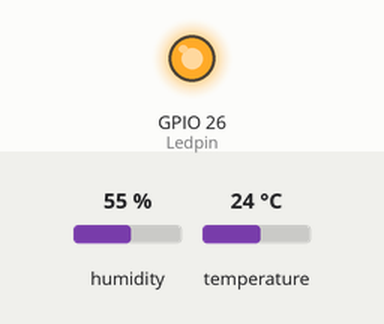
Simulated run of this sketch. Board: ESP32. Shown: output pins drawn as LEDs (lit = HIGH). The test bench sets the inputs (shaded band); at power-on: humidity 55 %, temperature 24 °C. WiFi joins after 1.5 s; servers stay silent unless stated; the local clock reads 2024-03-15 10:24:30 at power-on unless the sketch sets it; what the sketch prints to the serial monitor is not drawn.

Above: at 3.1 s.
At 5.6 s:
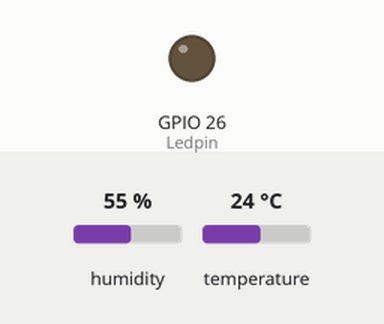
Timing chart, 0 to 8.5 s (numbered marks = the images above):
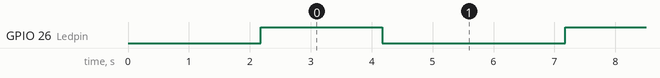

The sketch:

Data_base.ino
```cpp
// (licence header left out)
#include <Arduino.h>
#include <WiFi.h>
#include <Firebase_ESP_Client.h>
#include <Wire.h>
#include <DHT.h>
#include <Adafruit_Sensor.h>
#include "time.h"

// Provide the token generation process info.
#include "addons/TokenHelper.h"
// Provide the RTDB payload printing info and other helper functions.
#include "addons/RTDBHelper.h"

// Insert your network credentials
#define WIFI_SSID "MEO-271490"
#define WIFI_PASSWORD "90ed61ba40"

// Insert Firebase project API Key
#define API_KEY "AIzaSyAe6NJieOSJTm9m94WEdbw02pJh4Ld_Ocg"

// Insert Authorized Email and Corresponding Password
#define USER_EMAIL "axel.chabrerie@gmail.com"
#define USER_PASSWORD "1hma62dc"

// Insert RTDB URLefine the RTDB URL
#define DATABASE_URL "https://automatic-garden-6a6cb-default-rtdb.europe-west1.firebasedatabase.app/"

// Define Firebase objects
FirebaseData fbdo;
FirebaseAuth auth;
FirebaseConfig config;

// Variable to save USER UID
String uid;

// Database main path (to be updated in setup with the user UID)
String databasePath;
// Database child nodes
String tempPath = "/temperature";
String humPath = "/humidity";
String presPath = "/pressure";
String timePath = "/timestamp";

// Parent Node (to be updated in every loop)
String parentPath;

int timestamp;
FirebaseJson json;

const char* ntpServer = "pool.ntp.org";

// DHT sensor
#define DHTPIN 27
#define Sensorhygro 34
#define Ledpin 26
//#define Relaypin 32
#define DHTTYPE    DHT11
DHT dht(DHTPIN, DHTTYPE);
float temperature;
float humidity;
float pressure;

// Timer variables (send new readings every three minutes)
unsigned long sendDataPrevMillis = 0;
unsigned long timerDelay = 3600000;

// Initialize BME280
//void initDHT(){
 // if (!dht.begin()) {
 //   Serial.println("Could not find a valid DHT sensor, check wiring!");
  //  while (1);
 // }
//}

// Initialize WiFi
void initWiFi() {
  WiFi.begin(WIFI_SSID, WIFI_PASSWORD);
  Serial.print("Connecting to WiFi ..");
  while (WiFi.status() != WL_CONNECTED) {
    Serial.print('.');
    delay(1000);
  }
  Serial.println(WiFi.localIP());
  Serial.println();
}

// Function that gets current epoch time
unsigned long getTime() {
  time_t now;
  struct tm timeinfo;
  if (!getLocalTime(&timeinfo)) {
    //Serial.println("Failed to obtain time");
    return(0);
  }
  time(&now);
  return now;
}

void setup(){
  Serial.begin(115200);
  pinMode(Ledpin, OUTPUT);

  // Initialize BME280 sensor
  dht.begin();
  initWiFi();
  configTime(0, 0, ntpServer);

  // Assign the api key (required)
  config.api_key = API_KEY;

  // Assign the user sign in credentials
  auth.user.email = USER_EMAIL;
  auth.user.password = USER_PASSWORD;

  // Assign the RTDB URL (required)
  config.database_url = DATABASE_URL;

  Firebase.reconnectWiFi(true);
  fbdo.setResponseSize(4096);

  // Assign the callback function for the long running token generation task */
  config.token_status_callback = tokenStatusCallback; //see addons/TokenHelper.h

  // Assign the maximum retry of token generation
  config.max_token_generation_retry = 5;

  // Initialize the library with the Firebase authen and config
  Firebase.begin(&config, &auth);

  // Getting the user UID might take a few seconds
  Serial.println("Getting User UID");
  while ((auth.token.uid) == "") {
    Serial.print('.');
    delay(1000);
  }
  // Print user UID
  uid = auth.token.uid.c_str();
  Serial.print("User UID: ");
  Serial.println(uid);

  // Update database path
  databasePath = "/UsersData/" + uid + "/readings";
}

void blink(){
    digitalWrite(Ledpin, HIGH);
    delay(2000);
    digitalWrite(Ledpin, LOW);
    delay(3000);
}

void loop(){

  // Send new readings to database
  if (Firebase.ready() && (millis() - sendDataPrevMillis > timerDelay || sendDataPrevMillis == 0)){
    sendDataPrevMillis = millis();

    //Get current timestamp
    timestamp = getTime();
    Serial.print ("time: ");
    Serial.println (timestamp);

    parentPath= databasePath + "/" + String(timestamp);

    json.set(tempPath.c_str(), String(dht.readTemperature()));
    json.set(humPath.c_str(), String(dht.readHumidity()));
    json.set(presPath.c_str(), String(map(analogRead(Sensorhygro), 0, 4000, 0, 100)));
    json.set(timePath, String(timestamp));
    Serial.printf("Set json... %s\n", Firebase.RTDB.setJSON(&fbdo, parentPath.c_str(), &json) ? "ok" : fbdo.errorReason().c_str());

  }
  blink();
}
```

Measured:
- by itself, GPIO 26 (Ledpin): alternates HIGH for 2.0 s and LOW for 3.0 s
